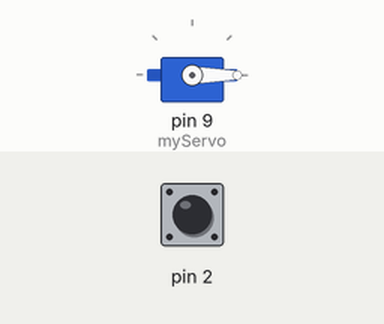
Simulated run of this sketch. Board: Arduino Uno, built with avr-gcc and run on an emulated ATmega328P. On the bench: servo. The test bench sets the inputs (shaded band); at power-on: pin 2 HIGH.

Above: at 1.2 s.
1.3 s: pin 2 pulled LOW for 0.15 s
At 2.6 s:
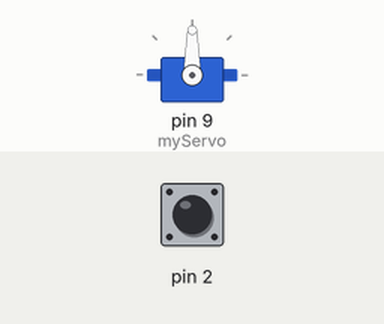
Timing chart, 0 to 4.3 s (numbered marks = the images above; inputs shaded):
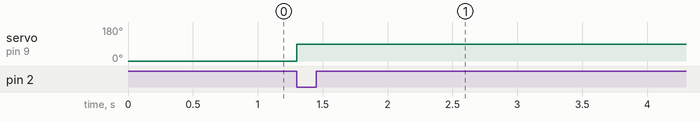

The sketch:

cardboard-project.ino
```cpp
#include <Servo.h>

Servo myServo;
bool houseDown = false;


void setup() {
 pinMode(2, INPUT_PULLUP);
 myServo.attach(9);
 myServo.write(0);
}


void loop() {
 if (digitalRead(2) == LOW && !houseDown) {
   myServo.write(90);
   houseDown = true;
 }
}
```

Measured:
- after the input at 1.3 s, servo on pin 9 (myServo): 0° → 90° at once
